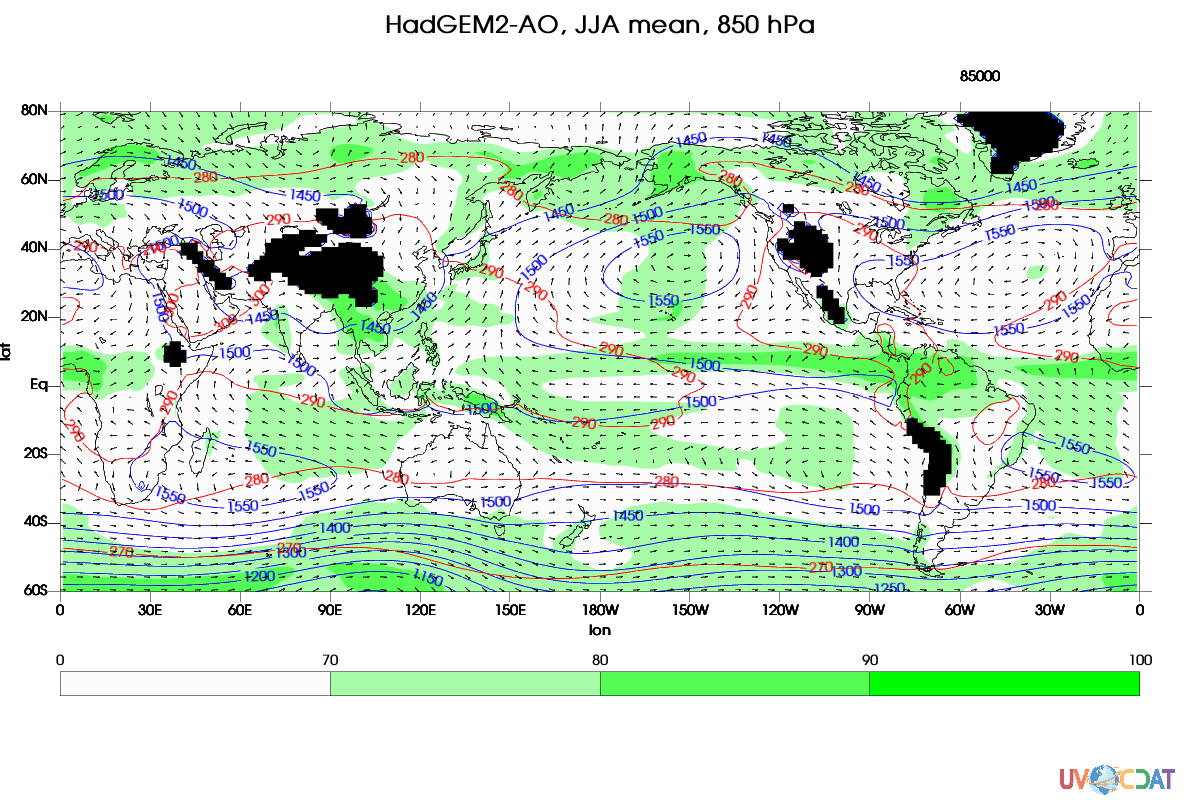

Recreate this plot in Python.
################################################################################################# 
# This python script plots climatologyt of JJA, at 850 hPa, obtained from one single CMIP5 model
# 
# Ji-Woo Lee (jwlee@llnl.gov), April 2016
################################################################################################# 
import cdms2 as cdms
import cdutil
import cdtime
import vcs

#================================================================================================
# Define function to get JJA climatology
#------------------------------------------------------------------------------------------------
def getjja(var):
    var_jja = cdutil.JJA.climatology(d(time=(start_time,end_time)))
    var_jja.units = var.units
    var_jja.long_name = 'JJA clim. '+var.id+' '+str(start_year)+'-'+str(end_year)
    var_jja.id = d.id
    var_jja.model = 'HadGEM2-AO'
    return(var_jja)

#================================================================================================
# Main part starts
#------------------------------------------------------------------------------------------------

#
# open file from local -- DATA was downloaded from ESGF
#

vars = ['hur','zg','ta','ua','va']
nvar = len(vars)

start_year = 1949
end_year = 2010
start_time = cdtime.comptime(start_year)
end_time =cdtime.comptime(end_year)

data={}

for var in vars[0:nvar]:
    #odir = '/cmip5_css02/data/cmip5/output1/NIMR-KMA/HadGEM2-AO/historical/mon/atmos/Amon/r1i1p1/'+var+'/1/' # Get your data directory here
    odir = '/Users/lee1043/Documents/Research/UV-CDAT/test_data/'
    nc = var+'_Amon_HadGEM2-AO_historical_r1i1p1_186001-200512.nc'
    f = cdms.open(odir+nc)
    #
    # load variable
    #
    d = f(var,lev=85000)

    #
    # climatology calculation
    #
    data[var] = getjja(d)

    print var
    f.close()

#
# Create canvas
#
canvas = vcs.init(geometry=(1200,800))
canvas.open()
template = canvas.createtemplate()
template.blank(["title","mean","min","max","dataname","crdate","crtime","units"]) ## Turn off additional information
#template.list() ## This commend could give list of items 

#
# Set ploting range
#
lat1=-60
lat2=80
lon1=0
lon2=360

#
# Plot RH field (shaded)
#
iso = canvas.createisofill()
iso.datawc_x1 = lon1
iso.datawc_x2 = lon2
iso.datawc_y1 = lat1
iso.datawc_y2 = lat2
canvas.setcolormap("white_to_green")
iso.levels = [0, 70, 80, 90, 100]
canvas.plot(data['hur'],iso,template)

#
# Plot GPH field (contour)
#
lines = vcs.createisoline()
lines.datawc_x1 = lon1
lines.datawc_x2 = lon2
lines.datawc_y1 = lat1
lines.datawc_y2 = lat2
lines.linecolors = ['blue']
lines.label = 'y' 
lines.textcolors=['blue']
canvas.plot(data['zg'],lines,template)

#
# Plot T field (contour)
#
lines.linecolors = ['red']
lines.label = 'y' 
lines.textcolors=['red']
canvas.plot(data['ta'],lines,template)

#
# Plot wind field (vector)
#
vec = vcs.createvector()
#ua2 = data['ua'][...,::2,::2] ## Resample U field to reduce vector density to half
#va2 = data['va'][...,::2,::2] ## Resample V filed to reduce vector density to half
ua2 = data['ua'][...,::3,::3] ## Resample U field to reduce vector density to half
va2 = data['va'][...,::3,::3] ## Resample V filed to reduce vector density to half
vec.datawc_x1 = lon1
vec.datawc_x2 = lon2
vec.datawc_y1 = lat1
vec.datawc_y2 = lat2
canvas.plot(ua2,va2,vec,template)

#
# Title writing
#
plot_title = vcs.createtext()
plot_title.x = .5
plot_title.y = .98
plot_title.height = 24
plot_title.halign = "center"
plot_title.valign = "top"
plot_title.color="black"
plot_title.string = data['hur'].model+', JJA mean, 850 hPa'
canvas.plot(plot_title)

#
# Save plot as an image file
#
canvas.png("example_850mb_rh_ts_gph_jja_clim")
